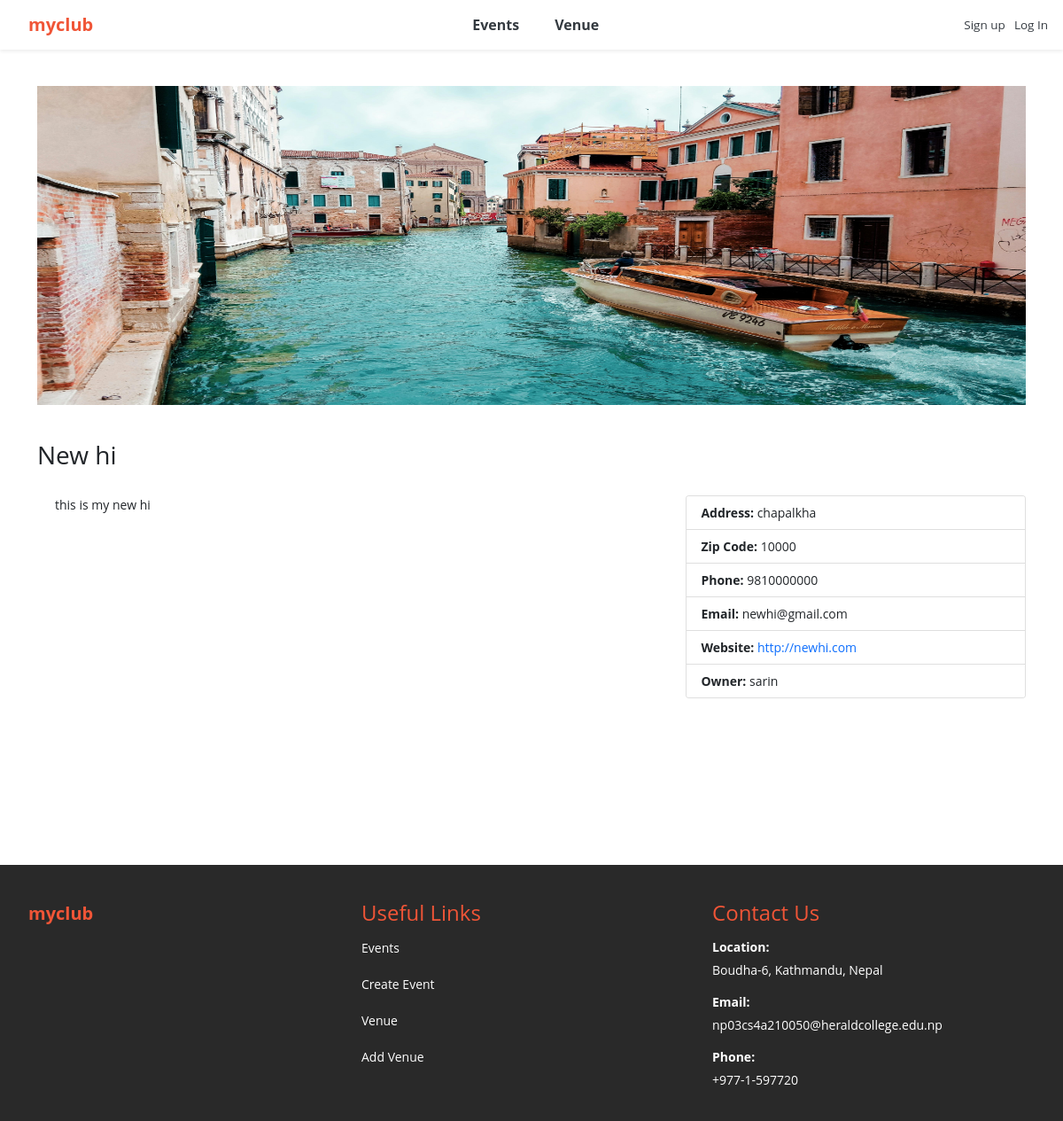
/show_venue/13, run on an earlier commit of the app's database.
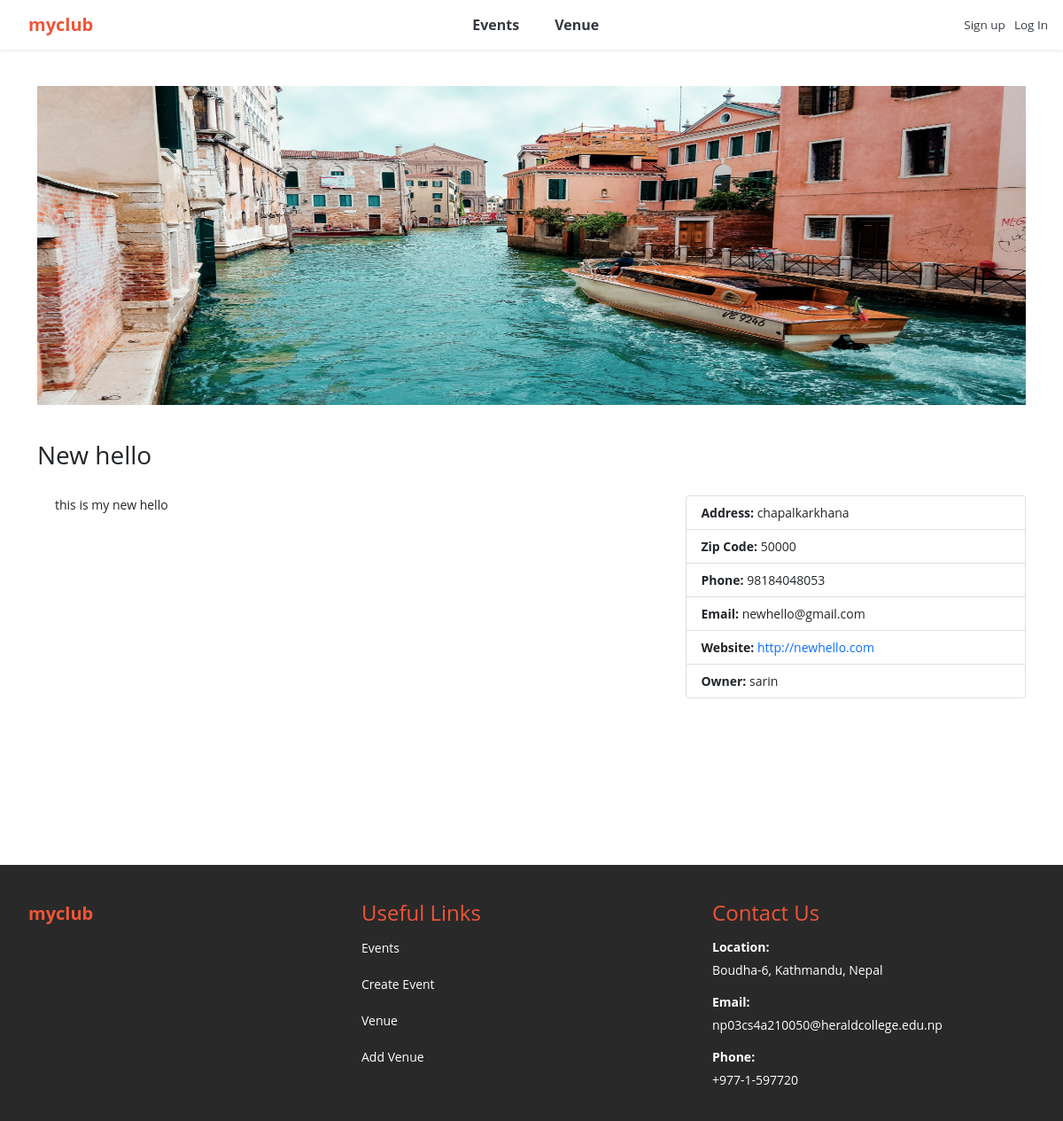
And on a later commit of the database.
### events/models.py (models this page shows)
class Venue(models.Model):
	name = models.CharField('Venue Name', max_length=120)
	address = models.CharField(max_length=300)
	zip_code = models.CharField('Zip Code', max_length=15)
	phone = models.CharField('Contact Phone', max_length=25, blank=True)
	web = models.URLField('Website Address', blank=True)
	email_address = models.EmailField('Email Address', blank=True)
	owner = models.IntegerField("Venue Owner", blank=False, default=1)
	venue_description = models.TextField(blank=True)
	venue_image = models.ImageField(null=True, blank=True, upload_to="images/")
	def __str__(self):
		return self.name
	class Meta:
		ordering = ['name']

### events/views.py (the view)
# urls.py: path('show_venue/<venue_id>', views.show_venue, name='show-venue'),
def show_venue(request, venue_id):
	venue = Venue.objects.get(pk=venue_id)
	venue_owner = User.objects.get(pk=venue.owner)
	return render(request, 'events/show_venue.html',
		{'venue': venue,
		'venue_owner': venue_owner})

### events/templates/events/show_venue.html
{% extends 'events/base.html' %}
{% block content %}
<div class="venue-details">
    {% if venue.venue_image %}
        <div class="venue-image-container">
            <img src="{{ venue.venue_image.url }}" alt="{{ venue.name }} Image" class="venue-image">
        </div>
    {% endif %}
    <h3>{{ venue }}</h3>
    <div class="flex-container">
	    <div class="description">
	    {% if venue.venue_description %}
	        <p>{{ venue.venue_description }}</p>
	    {% endif %}
	    </div>
	    <div class="card car">
	    	<ul class="list-group list-group-flush">
		        {% if venue.address %}
		            <li class="list-group-item"><strong>Address:</strong> {{ venue.address }}</li>
		        {% endif %}
		        {% if venue.zip_code %}
		            <li class="list-group-item"><strong>Zip Code:</strong> {{ venue.zip_code }}</li>
		        {% endif %}
		        {% if venue.phone %}
		            <li class="list-group-item"><strong>Phone:</strong> {{ venue.phone }}</li>
		        {% endif %}
		        {% if venue.email_address %}
		            <li class="list-group-item"><strong>Email:</strong> {{ venue.email_address }}</li>
		        {% endif %}
		        {% if venue.web %}
		            <li class="list-group-item"><strong>Website:</strong> <a href="{{ venue.web }}" target="_blank" style="text-decoration: none;">{{ venue.web }}</a></li>
		        {% endif %}
		        {% if venue_owner %}
		            <li class="list-group-item"><strong>Owner:</strong> {{ venue_owner }}</li>
		        {% endif %}
		    </ul>
		</div>
	</div>
</div>
<br><br><br>
{% endblock %}

What changed in the data, as far as the page shows it:
changed Venue: name "New hi" → "New hello"; venue_description "this is my new hi" → "this is my new hello"; address "chapalkha" → "chapalkarkhana"; zip_code "10000" → "50000"; phone "9810000000" → "98184048053"; email_address "newhi@gmail.com" → "newhello@gmail.com"; web "http://newhi.com" → "http://newhello.com"
